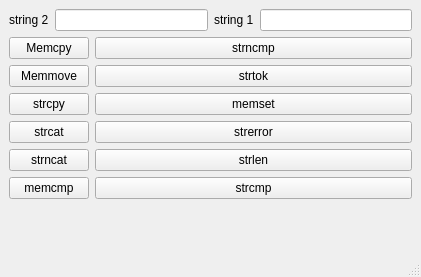
<?xml version="1.0" encoding="UTF-8"?>
<ui version="4.0">
 <class>MainWindow</class>
 <widget class="QMainWindow" name="MainWindow">
  <property name="geometry">
   <rect>
    <x>0</x>
    <y>0</y>
    <width>421</width>
    <height>277</height>
   </rect>
  </property>
  <property name="windowTitle">
   <string>MainWindow</string>
  </property>
  <widget class="QWidget" name="centralwidget">
   <layout class="QVBoxLayout" name="verticalLayout">
    <item>
     <layout class="QHBoxLayout" name="horizontalLayout_3">
      <item>
       <layout class="QHBoxLayout" name="horizontalLayout_2">
        <item>
         <widget class="QLabel" name="label_2">
          <property name="text">
           <string>string 2</string>
          </property>
         </widget>
        </item>
        <item>
         <widget class="QLineEdit" name="lineEdit_2"/>
        </item>
       </layout>
      </item>
      <item>
       <layout class="QHBoxLayout" name="horizontalLayout">
        <item>
         <widget class="QLabel" name="label">
          <property name="text">
           <string>string 1</string>
          </property>
         </widget>
        </item>
        <item>
         <widget class="QLineEdit" name="lineEdit"/>
        </item>
       </layout>
      </item>
     </layout>
    </item>
    <item>
     <layout class="QFormLayout" name="formLayout">
      <item row="0" column="0">
       <widget class="QPushButton" name="pushButton">
        <property name="text">
         <string>Memcpy</string>
        </property>
       </widget>
      </item>
      <item row="1" column="0">
       <widget class="QPushButton" name="pushButton_2">
        <property name="text">
         <string>Memmove</string>
        </property>
       </widget>
      </item>
      <item row="2" column="0">
       <widget class="QPushButton" name="pushButton_3">
        <property name="text">
         <string>strcpy</string>
        </property>
       </widget>
      </item>
      <item row="3" column="0">
       <widget class="QPushButton" name="pushButton_5">
        <property name="text">
         <string>strcat</string>
        </property>
       </widget>
      </item>
      <item row="0" column="1">
       <widget class="QPushButton" name="pushButton_10">
        <property name="text">
         <string>strncmp</string>
        </property>
       </widget>
      </item>
      <item row="4" column="0">
       <widget class="QPushButton" name="pushButton_6">
        <property name="text">
         <string>strncat</string>
        </property>
       </widget>
      </item>
      <item row="5" column="0">
       <widget class="QPushButton" name="pushButton_7">
        <property name="text">
         <string>memcmp</string>
        </property>
       </widget>
      </item>
      <item row="1" column="1">
       <widget class="QPushButton" name="pushButton_11">
        <property name="text">
         <string>strtok</string>
        </property>
       </widget>
      </item>
      <item row="2" column="1">
       <widget class="QPushButton" name="pushButton_12">
        <property name="text">
         <string>memset</string>
        </property>
       </widget>
      </item>
      <item row="3" column="1">
       <widget class="QPushButton" name="pushButton_13">
        <property name="text">
         <string>strerror</string>
        </property>
       </widget>
      </item>
      <item row="4" column="1">
       <widget class="QPushButton" name="pushButton_14">
        <property name="text">
         <string>strlen</string>
        </property>
       </widget>
      </item>
      <item row="5" column="1">
       <widget class="QPushButton" name="pushButton_8">
        <property name="text">
         <string>strcmp</string>
        </property>
       </widget>
      </item>
     </layout>
    </item>
   </layout>
  </widget>
  <widget class="QMenuBar" name="menubar">
   <property name="geometry">
    <rect>
     <x>0</x>
     <y>0</y>
     <width>421</width>
     <height>21</height>
    </rect>
   </property>
  </widget>
  <widget class="QStatusBar" name="statusbar"/>
 </widget>
 <resources/>
 <connections/>
</ui>
